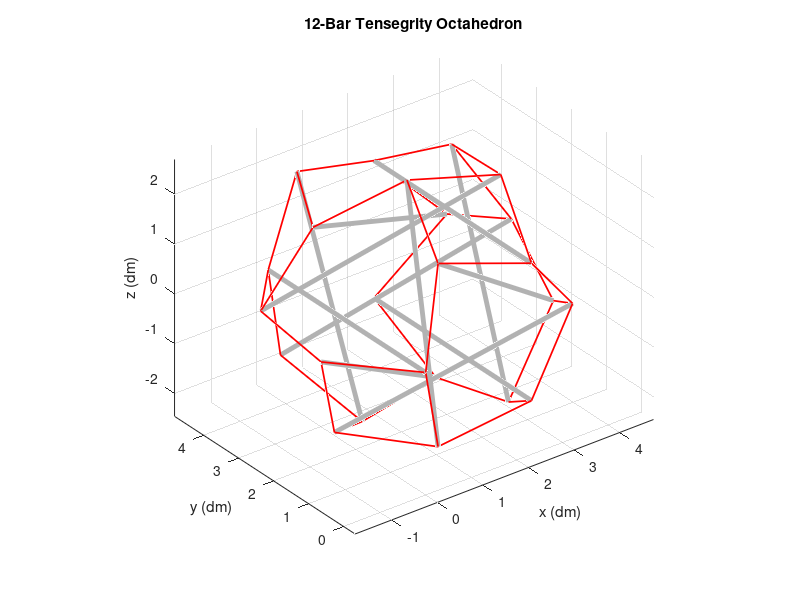

MATLAB code to generate this figure: (Note: this script raises an error after producing the figure.)
%% 12-Bar Tensegrity Cube
% From SW model 'C:\Users\Mallory\Google Drive\Tensegrity Research at NASA
% Ames and UC Berkeley\12-Bar Tensegrity\12-Bar Structures\Octahedron\
% octahedron adjustable dims.sldprt'
% See also 'C:\Users\Mallory\Google Drive\Tensegrity Research at NASA Ames
% and UC Berkeley\12-Bar Tensegrity\12-Bar Structures\Node Finding\node
% numbers.ppx'
% Author: Mallory Daly
% Created: 2/22/17
% Last Updated: 4/3/17
close all

%% Scaling Factor
% Set scaling factor to 0.1 to mimic NTRT conversion to dm
scalingFactor = 0.1;

%% Node Positions
% Rod length = 45 cm

% From SW model
% n0  = [-33.37 5.83 5.82];
% n1  = [-11.63 -31.81 -5.82];
% n2  = [-19.49 25.98 -11.25];
% n3  = [19.49 25.98 11.25];
% n4  = [-2.53 30.36 -15.91];
% n5  = [19.2 -7.28 -27.56];
% n6  = [-3.3 20.27 -27.56];
% n7  = [-25.03 -17.37 -15.91];
% n8  = [22.5 12.99 -22.5];
% n9  = [22.5 12.99 22.5];
% n10 = [30.74 -12.99 -8.24];
% n11 = [-8.24 -12.99 -30.74];
% n12 = [25.03 -17.37 15.91];
% n13 = [3.30 20.27 27.56];
% n14 = [11.63 -31.81 5.82];
% n15 = [33.37 5.83 -5.82];
% n16 = [0 -25.98 22.5];
% n17 = [0 -25.98 -22.5];
% n18 = [-19.2 -7.28 27.56];
% n19 = [2.53 30.36 15.91];
% n20 = [-22.5 12.99 22.5];
% n21 = [-22.5 12.99 -22.5];
% n22 = [-30.74 -12.99 8.24];
% n23 = [8.24 -12.99 30.74];

% Measured by hand
n0 = [0 0 0];
n1 = [5.4 3.5 18.4];
n2 = [23.2 0 13.8];
n3 = [34.9 3.5 0];
n4 = [23.2 0 -13.8];
n5 = [5.4 3.5 -18.4];
n6 = [-6.2 18 -18.1];
n7 = [-12.2 14 0];
n8 = [9.7 18 27];
n9 = [27.2 14 23.8];
n10 = [41.8 18 -8.5];
n11 = [28.9 14 -22.5];
n12 = [6.8 27 -24.6];
n13 = [-12.4 31 2.5];
n14 = [-4 27 18.2];
n15 = [29.5 31 21.3];
n16 = [39.5 27 4.6];
n17 = [26 31 -24.3];
n18 = [0 41.5 -15.5];
n19 = [0 45 0];
n20 = [3.6 41.5 20.1];
n21 = [23.2 45 13.8];
n22 = [36.5 41.5 0];
n23 = [23.2 45 -13.8];

% Scale nodes by compiling as matrix and scaling matrix
nodeRod = scalingFactor*[n0; n1; n2; n3; n4; n5; n6; n7; n8; n9; n10; n11; 
    n12; n13; n14; n15; n16; n17; n18; n19; n20; n21; n22; n23];

% Plot nodes
figure
% scatter3(nodeRod(:,1),nodeRod(:,2),nodeRod(:,3),'filled')
title('12-Bar Tensegrity Octahedron')
% viewlim = [-3 3];
% xlim(viewlim)
% ylim(viewlim)
% zlim(viewlim)
grid on
axis equal
view(3)
xlabel('x')
ylabel('y')
zlabel('z')

%% Bar Positions
% Rod length = 45 cm

% Numbering convention in 'node numbers.ppx'
% b0  = [n0;  n1];
% b1  = [n2;  n3];
% b2  = [n4;  n5];
% b3  = [n6;  n7];
% b4  = [n8;  n9];
% b5  = [n10; n11];
% b6  = [n12; n13];
% b7  = [n14; n15];
% b8  = [n16; n17];
% b9  = [n18; n19];
% b10 = [n20; n21];
% b11 = [n22; n23];

% Numbering convention written on octahedron
b0  = [n0;  n19];
b1  = [n2;  n21];
b2  = [n4;  n23];
b3  = [n6;  n3];
b4  = [n13;  n9];
b5  = [n18; n16];
b6  = [n1; n10];
b7  = [n7; n17];
b8  = [n14; n22];
b9  = [n20; n12];
b10 = [n15; n11];
b11 = [n8; n5];

% Scale bars by compiling as matrix and scaling matrix
pairRod = scalingFactor*[b0; b1; b2; b3; b4; b5; b6; b7; b8; b9; b10; b11];

% Add bars to plot
colors = 'bgrcmy';
for i = 1:2:23
    hold on
    plot3(pairRod(i:i+1,1),pairRod(i:i+1,2),pairRod(i:i+1,3),'Color',[0.7 0.7 0.7],'LineWidth',3.5)
    grid on
end
xlabel('x (dm)')
ylabel('y (dm)')
zlabel('z (dm)')

%% Cable Positions
% Cables were not designed to be equal length in SW model

% Numbering convention in 'node numbers.ppx'
% c0 = [n0; n2];
% c1 = [n0; n20];
% c2 = [n0; n22];
% c3 = [n2; n4];
% c4 = [n2; n21];
% c5 = [n4; n6];
% c6 = [n4; n19];
% c7 = [n6; n8];
% c8 = [n6; n21];
% c9 = [n8; n5];
% c10 = [n8; n15];
% c11 = [n5; n10];
% c12 = [n5; n17];
% c13 = [n10; n12];
% c14 = [n10; n15];
% c15 = [n12; n14]; 
% c16 = [n12; n23];
% c17 = [n14; n1];
% c18 = [n14; n16];
% c19 = [n16; n18];
% c20 = [n16; n23];
% c21 = [n18; n20];
% c22 = [n18; n22];
% c23 = [n20; n13];
% c24 = [n21; n11];
% c25 = [n15; n3];
% c26 = [n17; n11];
% c27 = [n17; n1];
% c28 = [n1; n7];
% c29 = [n22; n7];
% c30 = [n19; n3];
% c31 = [n19; n13];
% c32 = [n11; n7];
% c33 = [n9; n3];
% c34 = [n9; n23];
% c35 = [n9; n13];

% Numbering convention written on octahedron
c0 = [n0; n1];
c1 = [n0; n5];
c2 = [n0; n7];
c3 = [n1; n2];
c4 = [n1; n8];
c5 = [n2; n3];
c6 = [n2; n9];
c7 = [n3; n4];
c8 = [n3; n10];
c9 = [n4; n5];
c10 = [n4; n11];
c11 = [n5; n6];
c12 = [n6; n7];
c13 = [n6; n12];
c14 = [n7; n13];
c15 = [n8; n9]; 
c16 = [n8; n14];
c17 = [n9; n15];
c18 = [n10; n11];
c19 = [n10; n16];
c20 = [n11; n17];
c21 = [n12; n17];
c22 = [n12; n18];
c23 = [n13; n14];
c24 = [n13; n19];
c25 = [n14; n20];
c26 = [n15; n16];
c27 = [n15; n21];
c28 = [n16; n22];
c29 = [n17; n23];
c30 = [n18; n19];
c31 = [n18; n23];
c32 = [n19; n20];
c33 = [n20; n21];
c34 = [n21; n22];
c35 = [n22; n23];

% Scale cables by compiling as matrix and scaling matrix
pairStructureCable = scalingFactor*[c0; c1; c2; c3; c4; c5; c6; c7; c8; c9; c10;
    c11; c12; c13; c14; c15; c16; c17; c18; c19; c20; c21; c22; c23; c24;
    c25; c26; c27; c28; c29; c30; c31; c32; c33; c34; c35];

% Add cables to plot
for i = 1:2:71
    hold on
    plot3(pairStructureCable(i:i+1,1),pairStructureCable(i:i+1,2),pairStructureCable(i:i+1,3),'r','LineWidth',1.25)
end

%% Add payload to center

% Find center of tensegrity
center = round(mean(nodeRod),4);

% Define edge length of payload
edgeLength = 0.8; %0.8 dm = 80 mm

% Form and plot cubical payload
x = ([0 1 1 0 0 0; 1 1 0 0 1 1; 1 1 0 0 1 1; 0 1 1 0 0 0] - 0.5)*edgeLength + center(1);
y = ([0 0 1 1 0 0; 0 1 1 0 0 0; 0 1 1 0 1 1; 0 0 1 1 1 1] - 0.5)*edgeLength + center(2);
z = ([0 0 0 0 0 1; 0 0 0 0 0 1; 1 1 1 1 0 1; 1 1 1 1 0 1] - 0.5)*edgeLength + center(3);
for i = 1:6
    v = [x(:,i),y(:,i),z(:,i)];
    f = [1 2 3 4];
    hold on
    h = patch('Faces',f,'Vertices',v);
    set(h,'edgecolor',[0.7 0.7 0.7],'facecolor',[0.85 0.85 0.85])
end

%% Find and plot nodes for center of each face of payload

% Define nodes
nodePayload = [mean(x); mean(y); mean(z)]';

% Add to plot1
hold on
scatter3(mean(x),mean(y),mean(z),'k.')

%% Find nodes for center of each rod

nodeRodCenter = zeros(12,3);
for i = 1:2:23
    j = (i+1)/2;
    nodeRodCenter(j,:) = mean(pairRod(i:i+1,:));
end

%% Find and add payload suspension cables

% Find three closest rod centers to each payload face center
pairPayloadCable = zeros(2*3*6,3);
for i = 1:size(nodePayload,1)
    diff = nodePayload(i,:)-nodeRodCenter;
    dist = sqrt(sum(diff.^2,2));
    [~, index] = sort(dist);
    pairPayloadCable(6*(i-1)+1:6*i,:) = ...
        [nodePayload(i,:); nodeRodCenter(index(1),:);
         nodePayload(i,:); nodeRodCenter(index(2),:);
         nodePayload(i,:); nodeRodCenter(index(3),:)];
end

% Add cables to plot
for i = 1:2:(size(pairPayloadCable,1)-1)
    hold on
    plot3(pairPayloadCable(i:i+1,1),pairPayloadCable(i:i+1,2),pairPayloadCable(i:i+1,3),'r','LineWidth',1)
end